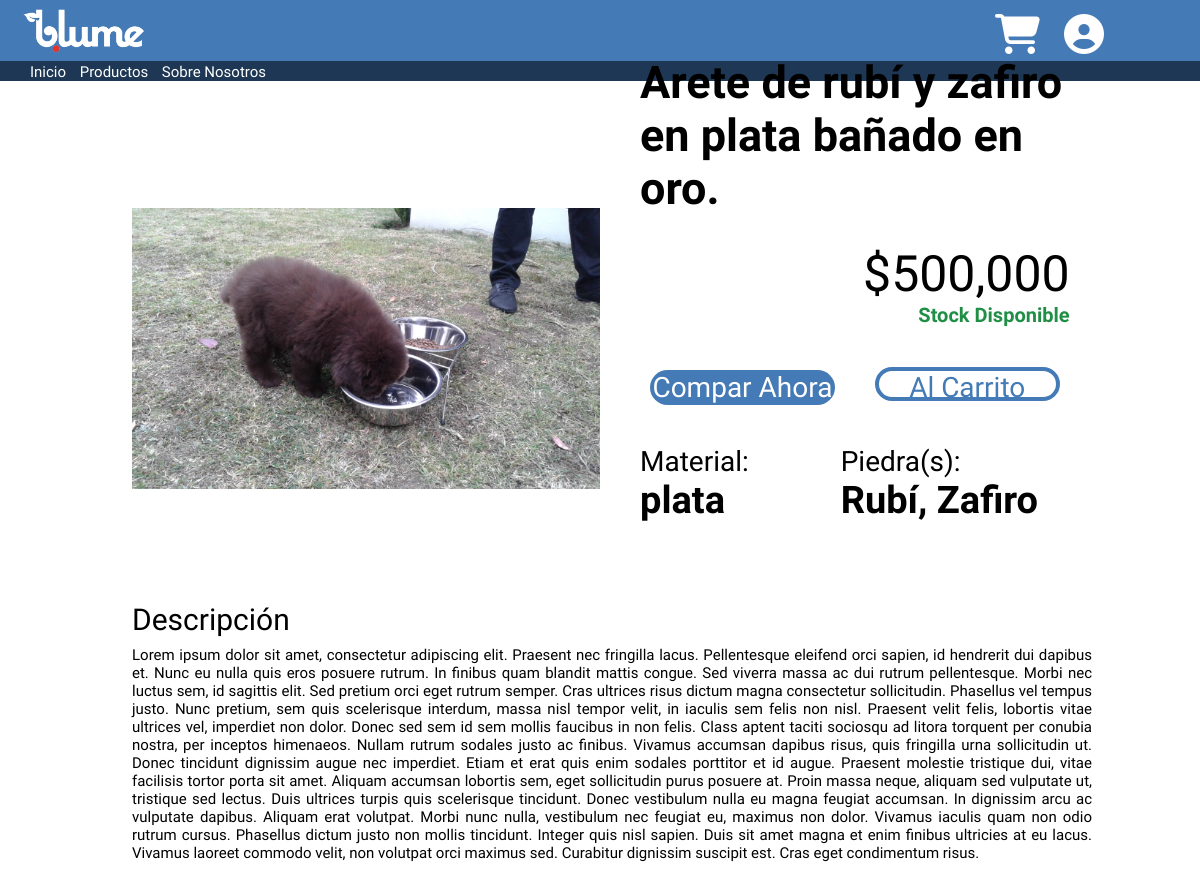
Page /plata/aretes/1/ on the committed database.
### principal/models.py (models this page shows)
class Joya(models.Model):
    nombre = models.CharField(max_length=100000)
    MATERIAL = [
        ('oro', 'Oro'),
        ('plata', 'Plata'),
        ('otros', 'Otros')
    ]
    material = models.CharField(max_length=7, choices=MATERIAL, default='ORO')
    TIPO = [
        ('aretes', 'Arete'),
        ('pulseras', 'Pulsera'),
        ('collares', 'Collar'),
        ('anillos', 'Anillo'),
        ('otros', 'Otro')
    ]
    tipo = models.CharField(max_length=50, choices=TIPO, default='Arete')
    piedra = models.CharField(max_length=100000)
    precio = models.IntegerField()
    imagen = models.ImageField(upload_to='static/images', null=True, blank=True)
    descripcion = models.TextField()
    stock = models.IntegerField(default=1)
    vistas = models.PositiveIntegerField(default=0)

### principal/views.py (the view)
# urls.py: path('<str:material>/<str:tipo>/<int:id_joya>/', views.joya),
def joya(request, material, tipo, id_joya):
    joya_f = get_object_or_404(Joya, id=id_joya, material=material, tipo=tipo)
    joya_f.vistas += 1
    joya_f.save()
    precio = format(int(joya_f.precio), ',d')
    stock = "Stock Disponible"
    if joya_f.stock == 0:
        stock = "No hay stock"
    ctx = {'joya' : joya_f, 'precio' : precio, 'stock' : stock}
    return render(request, 'producto.html', ctx)

### templates/producto.html (shortened to what this page needs)
<!DOCTYPE html>
{% load static %}
<html>
    <head>
        <link href="{% static 'css/producto.css' %}" rel="stylesheet" type="text/css">
    </head>
    {% include 'barra.html' %}
    <body>
        <div class="imagen">
            <img id="imagen-imagen" src="/{{joya.imagen}}">
        </div>
        <div class="informacion">
            <h1 id="titulo_informacion">{{joya.nombre}}</h1>
            <div class="precio">
                <h3 id="precio_precio">${{precio}}</h3>
                <h6 id="stock">{{stock}}</h6>
            </div>
            <div class="botones">
                <button id="boton_comprar">Compar Ahora</button>
                <button id="boton_carrito">Al Carrito</button>
            </div>
            <div class="especificaciones">
                <div class="material">
                    <h6>Material:</h6>
                    <h5>{{joya.material}}</h5>
                </div>
                <div id="piedra" class="material">
                    <h6>Piedra(s):</h6>
                    <h5>{{joya.piedra}}</h5>
                </div>
            </div>
        </div>
        <div class="descripcion">
            <h3>Descripción</h3>
            <p>{{joya.descripcion}}</p>
        </div>
    </body>
</html>

### templates/barra.html (shortened to what this page needs)
{% load static %}
<head>
    <link href="{% static 'css/barra.css' %}" rel="stylesheet" type="text/css">
</head>
<body>
    <div class="barra-principal">
        <img id="imagen-barra" src="{% static 'images/logo_blanco.png' %}">
        <a href="/login/"><i id="cuenta-barra" class="fas fa-user-circle"></i></a>
        <a href="/carro/"><i id="carrito-barra" class="fas fa-shopping-cart"></i></a>
    </div>
    <div class="barra-abajo">
        <div class="links">
            <a href="/">Inicio</a>
            <a>Productos</a>
            <a>Sobre Nosotros</a>
        </div>
    </div>
</body>

### static/css/producto.css (style rules this page uses)
.imagen { margin-left: 11vw; margin-top: 5vh; display: inline-block; }
#imagen-imagen { width: 39vw; height: 57vh; object-fit: contain; }
.informacion { display: inline-block; width: 35.8vw; margin-left: 3vw; position: relative; bottom: 8vh; }
#titulo_informacion { font-family: 'Sora', sans-serif; font-size: 45px; font-weight: bold; }
.precio { margin-top: 3.8vh; }
#precio_precio { font-family: 'Sora', sans-serif; font-size: 50px; text-align: right; font-weight: normal; }
#stock { font-family: 'Sora', sans-serif; font-size: 20px; text-align: right; }
.botones { margin-top: 5vh; text-align: center; }
.botones button { width: 15.4vw; height: 4.3vh; border-radius: 47px; font-family: 'Sora', sans-serif; font-size: 28px; outline: none; }
#boton_comprar { background-color: #447ab6; color: #FFF; border: 0; transition: background 2s; cursor: pointer; }
#boton_carrito { border: solid 4px #447ab6; background-color: #FFF; color: #447ab6; margin-left: 3vw; transition: border 2s, color 2s; cursor: pointer; }
.especificaciones { margin-top: 5vh; }
.material { display: inline-block; }
.material h6 { font-family: 'Sora', sans-serif; font-size: 28px; font-weight: 200; }
.material h5 { font-family: 'Sora', sans-serif; font-weight: 600; font-size: 38px; }
#piedra { margin-left: calc(50% - 126.95px); }
.descripcion { margin-left: 11vw; margin-top: 2vh; display: inline-block; width: 80vw; }
.descripcion h3 { font-family: 'Sora', sans-serif; font-size: 30px; font-weight: 200; }
.descripcion p { font-family: 'Sora', sans-serif; font-size: 15px; padding-top: 1.2vh; text-align: justify; margin-bottom: 5vh; }

### static/css/barra.css (style rules this page uses)
* { margin: 0; padding: 0; text-decoration: none; }
.barra-principal { background-color: #447ab6; width: 100vw; max-width: 100%; height: 7.68vh; }
#imagen-barra { height: 7.68vh; margin-left: 1.6vw; display: inline-block; }
#carrito-barra { color: #fff; font-size: 40px; float: right; position: relative; top: 1.8vh; right: 10vw; }
#cuenta-barra { color: #fff; font-size: 40px; float: right; position: relative; top: 1.8vh; right: 8vw; }
.barra-abajo { width: 100vw; max-width: 100%; height: 2.4vh; background-color: #1d3754; }
.links { margin-left: 2.5vw; padding-top: 0.2vh; display: inline-block; width: 50%; }
.links a { color: #fff; font-family: 'Sora', sans-serif; font-size: 15px; font-weight: 200; padding-right: 0.8vw; }

### rows in the picture
Joya: imagen (picture), nombre "Arete de rubí y zafiro en plata bañado en oro.", material "plata", piedra "Rubí, Zafiro", descripcion "Lorem ipsum dolor sit amet, consectetur adipiscing elit. Praesent nec fringilla lacus. Pellentesque eleifend orci sapien, id hendrerit dui dapibus et. Nunc eu nulla quis eros posuere rutrum. In finibus quam blandit mattis congue. Sed viverra massa ac dui rutrum pellentesque. Morbi nec luctus sem, id sagittis elit. Sed pretium orci eget rutrum semper. Cras ultrices risus dictum magna consectetur sollicitudin. Phasellus vel tempus justo. Nunc pretium, sem quis scelerisque interdum, massa nisl tempor velit, in iaculis sem felis non nisl. Praesent velit felis, lobortis vitae ultrices vel, imperdiet non dolor. Donec sed sem id sem mollis faucibus in non felis. Class aptent taciti sociosqu ad…"

### other values in the picture
{{ precio }} "500,000"
{{ stock }} "Stock Disponible"
